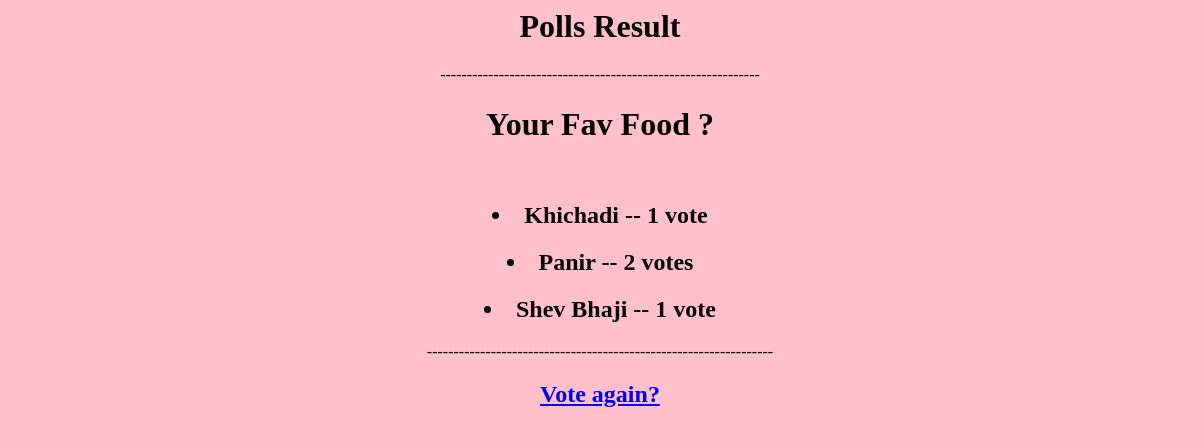
Before: /polls/4/results/ with the older database file.
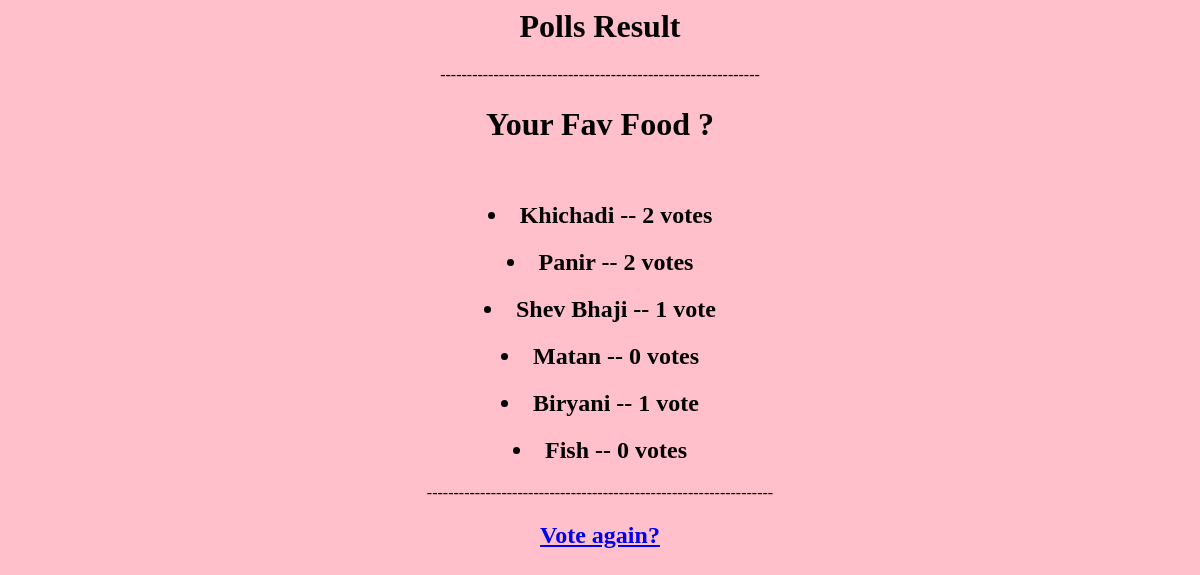
After: the same page with the newer database file.
### polls/models.py (models this page shows, shortened)
class Question(models.Model):
    question_text = models.CharField(max_length=200)
    pub_date = models.DateTimeField("date published")

class Choice(models.Model):
    question = models.ForeignKey(Question, on_delete=models.CASCADE)
    choice_text = models.CharField(max_length=200)
    votes = models.IntegerField(default=0)

### polls/views.py (the view)
# urls.py: path("<int:pk>/results/", views.ResultsView.as_view(), name="results"),
class ResultsView(generic.DetailView):
    model = Question
    template_name = "polls/results.html"

### polls/templates/polls/results.html (shortened to what this page needs)
<html>
<head>
    <center>
    <h1>Polls Result </h1>
    ------------------------------------------------------------
</head>
<body style="background-color:pink;">
<h1>{{ question.question_text }}</h1>
<br>
{% for choice in question.choice_set.all %}
    <h2><li>{{ choice.choice_text }} -- {{ choice.votes }} vote{{ choice.votes|pluralize }}</li></h2>
{% endfor %}
-----------------------------------------------------------------
<h2><a href="{% url 'polls:detail' question.id %}">Vote again?</a></h2>
</body>
</html>

Changed rows visible on the page:
changed Choice "Khichadi": votes "1" → "2"
added Choice: choice_text "Matan", votes "0"
added Choice: choice_text "Biryani", votes "1"
added Choice: choice_text "Fish", votes "0"
